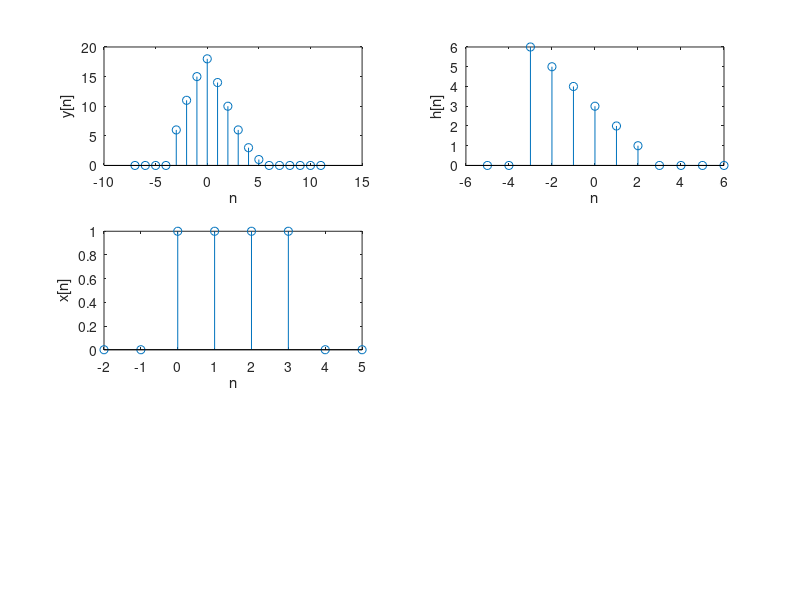

Recreate this plot in MATLAB.

t = [-2:-1 0:3 4:5]
x = [zeros(1,2) ones(1,4) zeros(1,2)]
subplot(3,2,3)
stem(t,x)
xlabel('n')
ylabel('x[n]')
%---------------------------------------------------------

k = [-5:-4 -3:2 3:6]
h = [zeros(1,2) [6 5 4 3 2 1] zeros(1,4)]
subplot(3,2,2)
stem(k,h)
xlabel('n')
ylabel('h[n]')

%--------------------------------------------------------

y = conv(x,h)
u = -7:11;
subplot(3,2,1)
stem(u,y)
xlabel('n')
ylabel('y[n]')